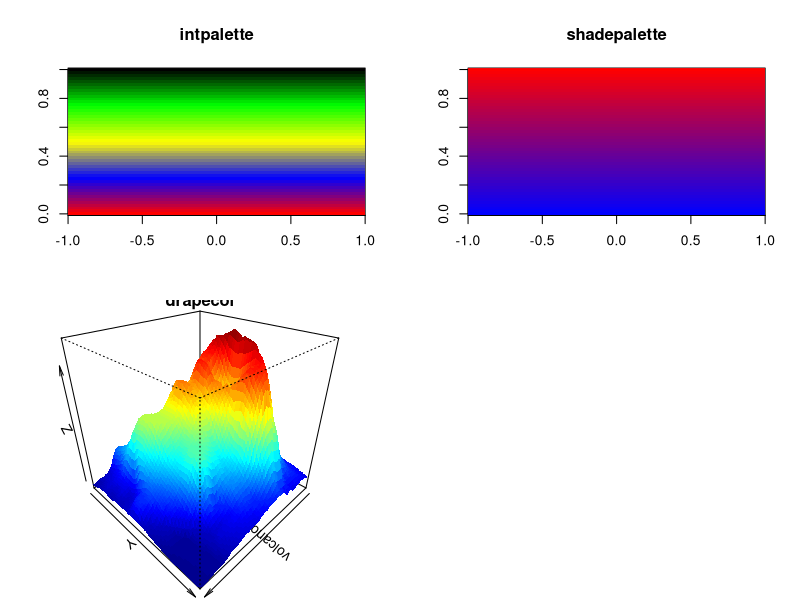
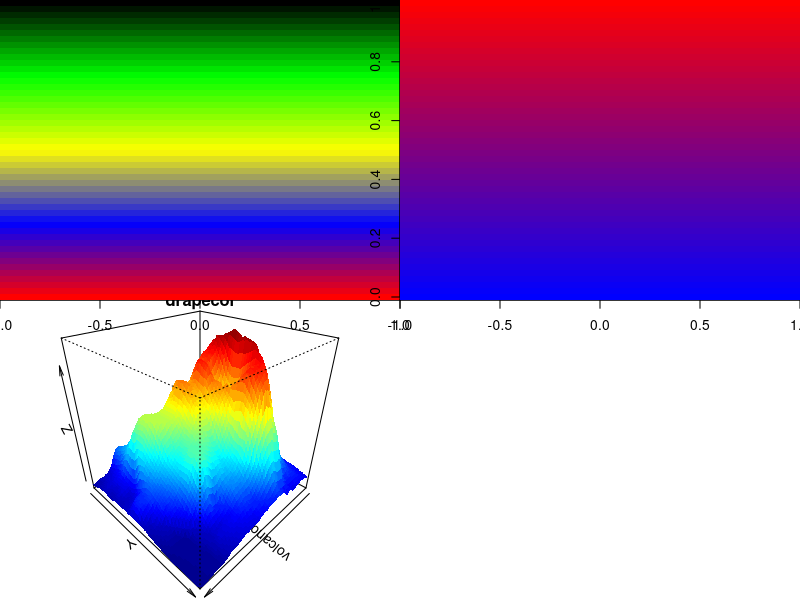
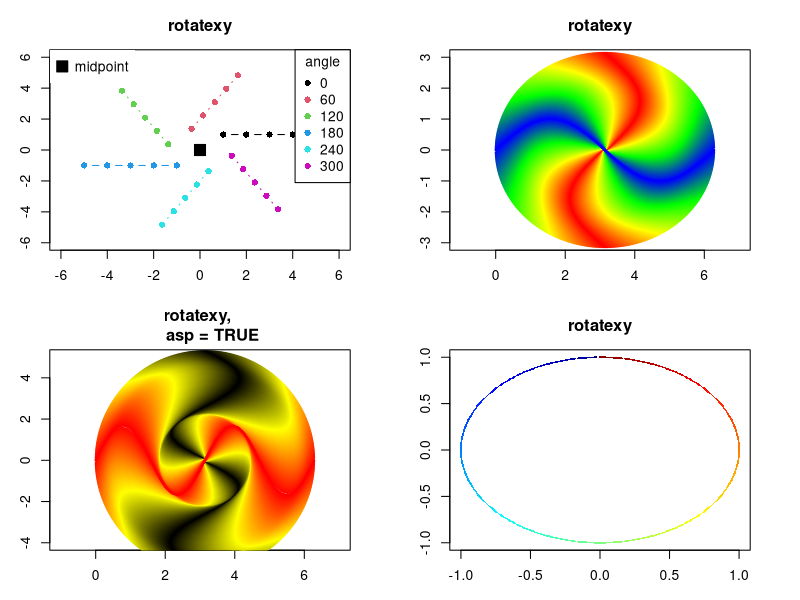
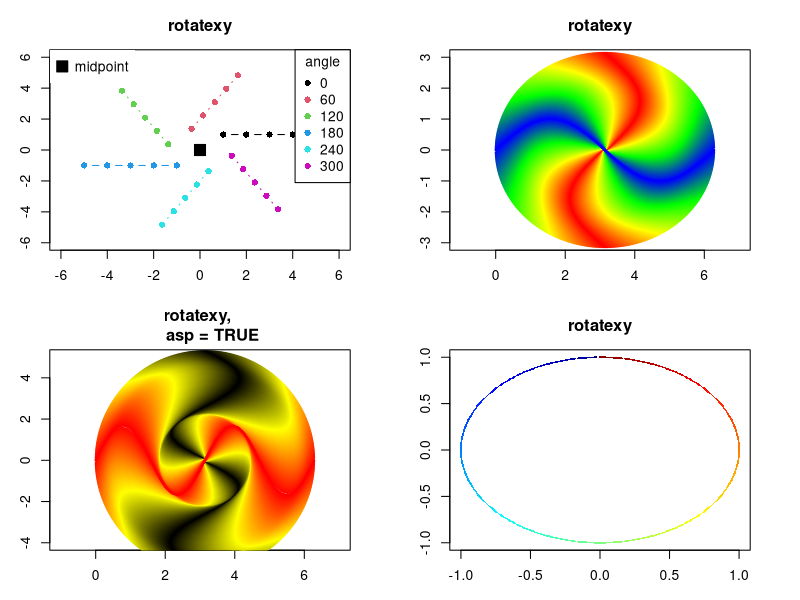
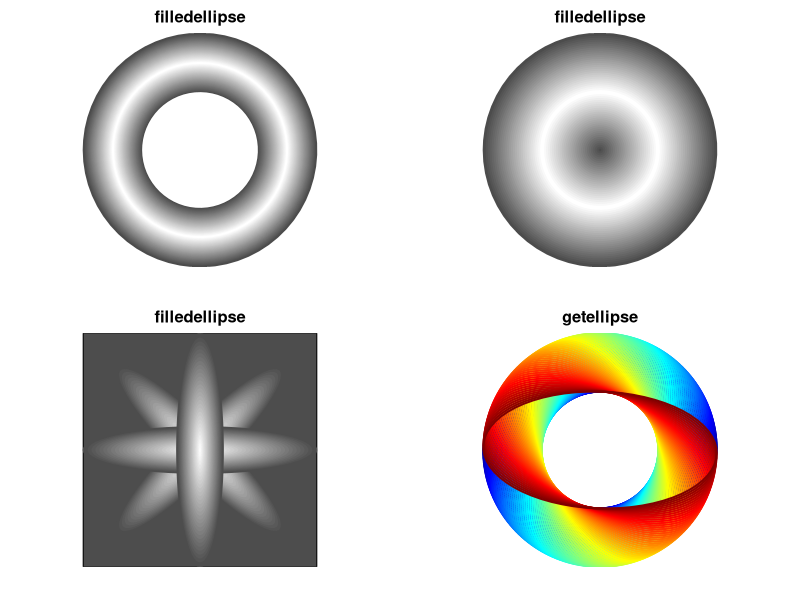
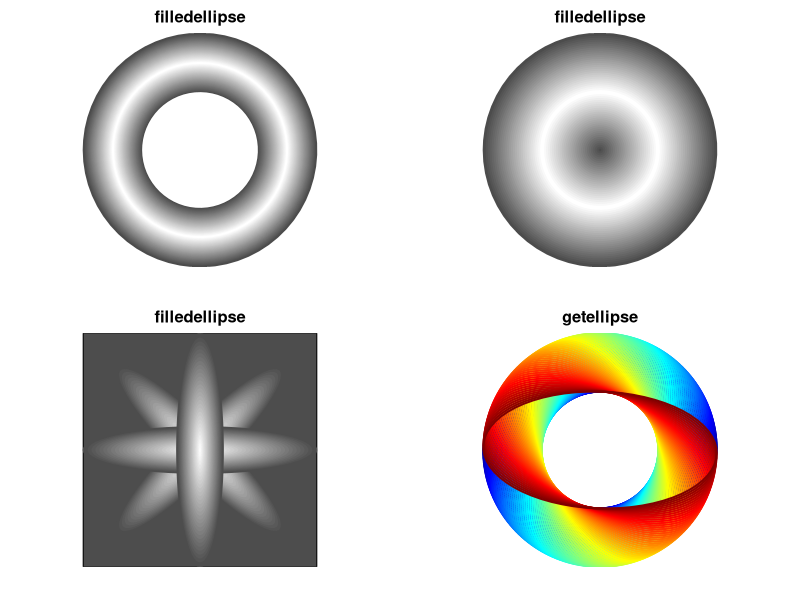
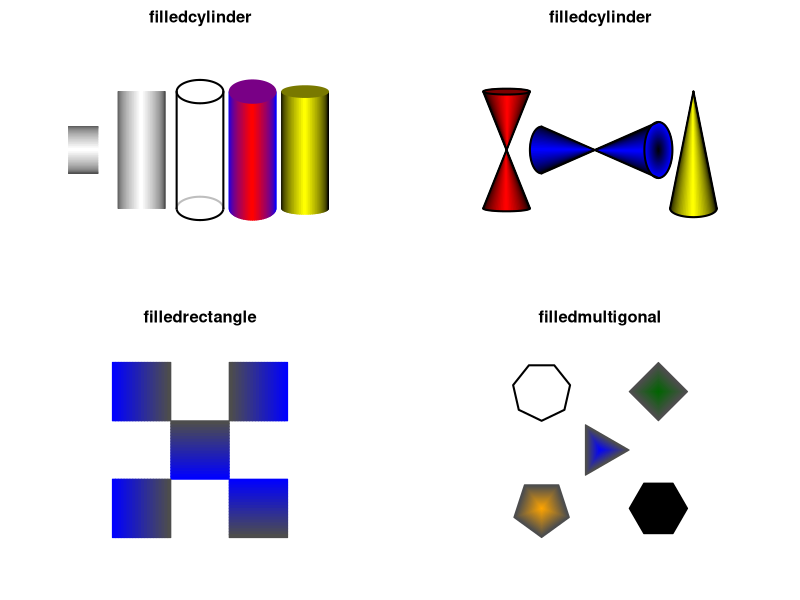
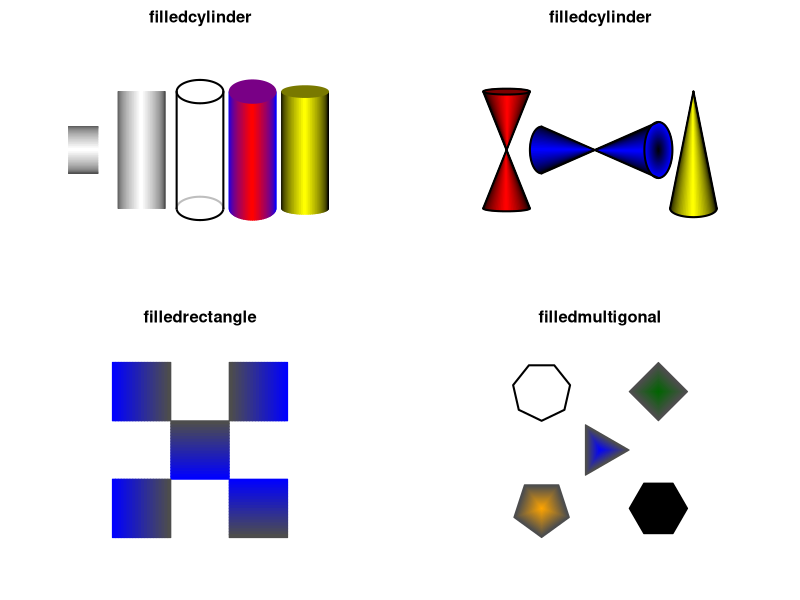

Recreate these plots in R, in order.
### R code from vignette source 'shape.Rnw'

###################################################
### code chunk number 1: preliminaries
###################################################
library("shape")
options(prompt = "> ")
options(width=90)


###################################################
### code chunk number 2: s1
###################################################
par(mfrow = c(2, 2))
image(matrix(nrow = 1, ncol = 50, data = 1:50), 
      main = "intpalette", 
      col = intpalette(c("red", "blue", "yellow", "green", "black"), 
      numcol = 50))
#
shadepalette(n = 10, "white", "black")
#
image(matrix(nrow = 1, ncol = 50, data = 1:50), 
      col = shadepalette(50, "red", "blue"), 
      main = "shadepalette")
#
par(mar = c(0, 0, 0, 0))
persp(volcano, theta =  135, phi = 30, col = drapecol(volcano), 
       main = "drapecol", border = NA)


###################################################
### code chunk number 3: s1
###################################################
par(mfrow = c(2, 2))
image(matrix(nrow = 1, ncol = 50, data = 1:50), 
      main = "intpalette", 
      col = intpalette(c("red", "blue", "yellow", "green", "black"), 
      numcol = 50))
#
shadepalette(n = 10, "white", "black")
#
image(matrix(nrow = 1, ncol = 50, data = 1:50), 
      col = shadepalette(50, "red", "blue"), 
      main = "shadepalette")
#
par(mar = c(0, 0, 0, 0))
persp(volcano, theta =  135, phi = 30, col = drapecol(volcano), 
       main = "drapecol", border = NA)


###################################################
### code chunk number 4: s2
###################################################
par(mfrow = c(2, 2), mar = c(3, 3, 3, 3))
#
# rotating points on a line
#
xy <- matrix(ncol = 2, data = c(1:5, rep(1, 5)))
plot(xy, xlim = c(-6, 6), ylim = c(-6, 6), type = "b", 
     pch = 16, main = "rotatexy", col = 1)
for (i in 1:5) 
  points(rotatexy(xy, mid = c(0, 0), angle = 60*i), 
         col = i+1, type = "b", pch = 16)
points(0, 0, cex = 2, pch = 22, bg = "black")
legend("topright", legend = 60*(0:5), col = 1:6, pch = 16, 
       title = "angle")
legend("topleft", legend = "midpoint", pt.bg = "black", 
       pt.cex = 2, pch = 22, box.lty = 0)
#
# rotating lines..
#
x <- seq(0, 2*pi, pi/20)
y <- sin(x)
cols <- intpalette(c("blue", "green", "yellow", "red"), n = 125)
cols <- c(cols, rev(cols))
plot(x, y, type = "l", ylim = c(-3, 3), main = "rotatexy", 
     col = cols[1], lwd = 2, xlim = c(-1, 7))
for (i in 2:250) 
  lines(rotatexy(cbind(x, y), angle = 0.72*i), col = cols[i], lwd = 2)
#
#
x <- seq(0, 2*pi, pi/20)
y <- sin(x*2)
cols <- intpalette(c("red", "yellow", "black"), n = 125)
cols <- c(cols, rev(cols))
plot(x, y, type = "l", ylim = c(-4, 5), main = "rotatexy, 
     asp = TRUE", col = cols[1], lwd = 2, xlim = c(-1, 7))
for (i in 2:250) 
  lines(rotatexy(cbind(x, y), angle = 0.72*i, asp = TRUE), 
  col = cols[i], lwd = 2)
#
# rotating points
#
cols <- femmecol(500)
plot(x, y, xlim = c(-1, 1), ylim = c(-1, 1), main = "rotatexy", 
     col = cols[1], type = "n")
for (i in 2:500) {
  xy <- rotatexy(c(0, 1), angle = 0.72*i,  mid = c(0, 0))
  points(xy[1], xy[2], col = cols[i], pch = ".", cex = 2)
}



###################################################
### code chunk number 5: s2
###################################################
par(mfrow = c(2, 2), mar = c(3, 3, 3, 3))
#
# rotating points on a line
#
xy <- matrix(ncol = 2, data = c(1:5, rep(1, 5)))
plot(xy, xlim = c(-6, 6), ylim = c(-6, 6), type = "b", 
     pch = 16, main = "rotatexy", col = 1)
for (i in 1:5) 
  points(rotatexy(xy, mid = c(0, 0), angle = 60*i), 
         col = i+1, type = "b", pch = 16)
points(0, 0, cex = 2, pch = 22, bg = "black")
legend("topright", legend = 60*(0:5), col = 1:6, pch = 16, 
       title = "angle")
legend("topleft", legend = "midpoint", pt.bg = "black", 
       pt.cex = 2, pch = 22, box.lty = 0)
#
# rotating lines..
#
x <- seq(0, 2*pi, pi/20)
y <- sin(x)
cols <- intpalette(c("blue", "green", "yellow", "red"), n = 125)
cols <- c(cols, rev(cols))
plot(x, y, type = "l", ylim = c(-3, 3), main = "rotatexy", 
     col = cols[1], lwd = 2, xlim = c(-1, 7))
for (i in 2:250) 
  lines(rotatexy(cbind(x, y), angle = 0.72*i), col = cols[i], lwd = 2)
#
#
x <- seq(0, 2*pi, pi/20)
y <- sin(x*2)
cols <- intpalette(c("red", "yellow", "black"), n = 125)
cols <- c(cols, rev(cols))
plot(x, y, type = "l", ylim = c(-4, 5), main = "rotatexy, 
     asp = TRUE", col = cols[1], lwd = 2, xlim = c(-1, 7))
for (i in 2:250) 
  lines(rotatexy(cbind(x, y), angle = 0.72*i, asp = TRUE), 
  col = cols[i], lwd = 2)
#
# rotating points
#
cols <- femmecol(500)
plot(x, y, xlim = c(-1, 1), ylim = c(-1, 1), main = "rotatexy", 
     col = cols[1], type = "n")
for (i in 2:500) {
  xy <- rotatexy(c(0, 1), angle = 0.72*i,  mid = c(0, 0))
  points(xy[1], xy[2], col = cols[i], pch = ".", cex = 2)
}



###################################################
### code chunk number 6: s3
###################################################
par(mfrow = c(2, 2), mar = c(2, 2, 2, 2))
emptyplot(c(-1, 1))
col <- c(rev(greycol(n = 30)), greycol(30))
filledellipse(rx1 = 1, rx2 = 0.5, dr = 0.1, col = col)
title("filledellipse")
#
emptyplot(c(-1, 1), c(-1, 1))
filledellipse(col = col, dr = 0.1)
title("filledellipse")
#
color <-gray(seq(1, 0.3, length.out = 30))
emptyplot(xlim = c(-2, 2), ylim = c(-2, 2), col = color[length(color)])
filledellipse(rx1 = 2, ry1 = 0.4, col = color, angle = 45, dr = 0.1)
filledellipse(rx1 = 2, ry1 = 0.4, col = color, angle = -45, dr = 0.1)
filledellipse(rx1 = 2, ry1 = 0.4, col = color, angle = 0, dr = 0.1)
filledellipse(rx1 = 2, ry1 = 0.4, col = color, angle = 90, dr = 0.1)
title("filledellipse")
#
emptyplot(main = "getellipse")
col <-femmecol(90)
for (i in seq(0, 180, by = 2))
  lines(getellipse(0.5, 0.25, mid = c(0.5, 0.5), angle = i, dr = 0.1), 
        type = "l", col = col[(i/2)+1], lwd = 2)


###################################################
### code chunk number 7: s3
###################################################
par(mfrow = c(2, 2), mar = c(2, 2, 2, 2))
emptyplot(c(-1, 1))
col <- c(rev(greycol(n = 30)), greycol(30))
filledellipse(rx1 = 1, rx2 = 0.5, dr = 0.1, col = col)
title("filledellipse")
#
emptyplot(c(-1, 1), c(-1, 1))
filledellipse(col = col, dr = 0.1)
title("filledellipse")
#
color <-gray(seq(1, 0.3, length.out = 30))
emptyplot(xlim = c(-2, 2), ylim = c(-2, 2), col = color[length(color)])
filledellipse(rx1 = 2, ry1 = 0.4, col = color, angle = 45, dr = 0.1)
filledellipse(rx1 = 2, ry1 = 0.4, col = color, angle = -45, dr = 0.1)
filledellipse(rx1 = 2, ry1 = 0.4, col = color, angle = 0, dr = 0.1)
filledellipse(rx1 = 2, ry1 = 0.4, col = color, angle = 90, dr = 0.1)
title("filledellipse")
#
emptyplot(main = "getellipse")
col <-femmecol(90)
for (i in seq(0, 180, by = 2))
  lines(getellipse(0.5, 0.25, mid = c(0.5, 0.5), angle = i, dr = 0.1), 
        type = "l", col = col[(i/2)+1], lwd = 2)


###################################################
### code chunk number 8: s4
###################################################
par(mfrow = c(2, 2), mar = c(2, 2, 2, 2))
#
# simple cylinders
emptyplot(c(-1.2, 1.2), c(-1, 1), main = "filledcylinder")
col  <- c(rev(greycol(n = 20)), greycol(n = 20))
col2 <- shadepalette("red", "blue", n = 20)
col3 <- shadepalette("yellow", "black", n = 20)
filledcylinder(rx = 0., ry = 0.2, len = 0.25, angle = 0, 
         col = col, mid = c(-1, 0), dr = 0.1)
filledcylinder(rx = 0.0, ry = 0.2, angle = 90, col = col, 
         mid = c(-0.5, 0), dr = 0.1)
filledcylinder(rx = 0.1, ry = 0.2, angle = 90, col = c(col2, rev(col2)), 
         mid = c(0.45, 0), topcol = col2[10], dr = 0.1)
filledcylinder(rx = 0.05, ry = 0.2, angle = 90, col = c(col3, rev(col3)), 
         mid = c(0.9, 0), topcol = col3[10], dr = 0.1)
filledcylinder(rx = 0.1, ry = 0.2, angle = 90, col = "white", 
         lcol = "black", lcolint = "grey", dr = 0.1)
#
# more complex cylinders
emptyplot(c(-1, 1), c(-1, 1), main = "filledcylinder")
col  <- shadepalette("blue", "black", n = 20)
col2 <- shadepalette("red", "black", n = 20)
col3 <- shadepalette("yellow", "black", n = 20)
filledcylinder(rx = 0.025, ry = 0.2, angle = 90, 
         col = c(col2, rev(col2)), dr = 0.1, mid = c(-0.8, 0), 
         topcol = col2[10], delt = -1., lcol = "black")
filledcylinder(rx = 0.1, ry = 0.2, angle = 00, 
         col = c(col, rev(col)), dr = 0.1, mid = c(0.0, 0.0),  
         topcol = col, delt = -1.2, lcol = "black")
filledcylinder(rx = 0.075, ry = 0.2, angle = 90, 
         col = c(col3, rev(col3)), dr = 0.1, mid = c(0.8, 0), 
         topcol = col3[10], delt = 0.0, lcol = "black")
#
# rectangles
color <- shadepalette(grey(0.3), "blue", n = 20)
emptyplot(c(-1, 1), main = "filledrectangle")
filledrectangle(wx = 0.5, wy = 0.5, col = color, 
                mid = c(0, 0), angle = 0)
filledrectangle(wx = 0.5, wy = 0.5, col = color, 
                mid = c(0.5, 0.5), angle = 90)
filledrectangle(wx = 0.5, wy = 0.5, col = color, 
                mid = c(-0.5, -0.5), angle = -90)
filledrectangle(wx = 0.5, wy = 0.5, col = color, 
                mid = c(0.5, -0.5), angle = 180)
filledrectangle(wx = 0.5, wy = 0.5, col = color, 
                mid = c(-0.5, 0.5), angle = 270)
#
# multigonal
color <- shadepalette(grey(0.3), "blue", n = 20)
emptyplot(c(-1, 1))
filledmultigonal(rx = 0.25, ry = 0.25, 
                 col = shadepalette(grey(0.3), "blue", n = 20), 
                 nr = 3, mid = c(0, 0), angle = 0)
filledmultigonal(rx = 0.25, ry = 0.25, 
                 col = shadepalette(grey(0.3), "darkgreen", n = 20), 
                 nr = 4, mid = c(0.5, 0.5), angle = 90)
filledmultigonal(rx = 0.25, ry = 0.25, 
                 col = shadepalette(grey(0.3), "orange", n = 20), 
                 nr = 5, mid = c(-0.5, -0.5), angle = -90)
filledmultigonal(rx = 0.25, ry = 0.25, col = "black", 
                 nr = 6, mid = c(0.5, -0.5), angle = 180)
filledmultigonal(rx = 0.25, ry = 0.25, col = "white", lcol = "black", 
                 nr = 7, mid = c(-0.5, 0.5), angle = 270)
title("filledmultigonal")



###################################################
### code chunk number 9: s4
###################################################
par(mfrow = c(2, 2), mar = c(2, 2, 2, 2))
#
# simple cylinders
emptyplot(c(-1.2, 1.2), c(-1, 1), main = "filledcylinder")
col  <- c(rev(greycol(n = 20)), greycol(n = 20))
col2 <- shadepalette("red", "blue", n = 20)
col3 <- shadepalette("yellow", "black", n = 20)
filledcylinder(rx = 0., ry = 0.2, len = 0.25, angle = 0, 
         col = col, mid = c(-1, 0), dr = 0.1)
filledcylinder(rx = 0.0, ry = 0.2, angle = 90, col = col, 
         mid = c(-0.5, 0), dr = 0.1)
filledcylinder(rx = 0.1, ry = 0.2, angle = 90, col = c(col2, rev(col2)), 
         mid = c(0.45, 0), topcol = col2[10], dr = 0.1)
filledcylinder(rx = 0.05, ry = 0.2, angle = 90, col = c(col3, rev(col3)), 
         mid = c(0.9, 0), topcol = col3[10], dr = 0.1)
filledcylinder(rx = 0.1, ry = 0.2, angle = 90, col = "white", 
         lcol = "black", lcolint = "grey", dr = 0.1)
#
# more complex cylinders
emptyplot(c(-1, 1), c(-1, 1), main = "filledcylinder")
col  <- shadepalette("blue", "black", n = 20)
col2 <- shadepalette("red", "black", n = 20)
col3 <- shadepalette("yellow", "black", n = 20)
filledcylinder(rx = 0.025, ry = 0.2, angle = 90, 
         col = c(col2, rev(col2)), dr = 0.1, mid = c(-0.8, 0), 
         topcol = col2[10], delt = -1., lcol = "black")
filledcylinder(rx = 0.1, ry = 0.2, angle = 00, 
         col = c(col, rev(col)), dr = 0.1, mid = c(0.0, 0.0),  
         topcol = col, delt = -1.2, lcol = "black")
filledcylinder(rx = 0.075, ry = 0.2, angle = 90, 
         col = c(col3, rev(col3)), dr = 0.1, mid = c(0.8, 0), 
         topcol = col3[10], delt = 0.0, lcol = "black")
#
# rectangles
color <- shadepalette(grey(0.3), "blue", n = 20)
emptyplot(c(-1, 1), main = "filledrectangle")
filledrectangle(wx = 0.5, wy = 0.5, col = color, 
                mid = c(0, 0), angle = 0)
filledrectangle(wx = 0.5, wy = 0.5, col = color, 
                mid = c(0.5, 0.5), angle = 90)
filledrectangle(wx = 0.5, wy = 0.5, col = color, 
                mid = c(-0.5, -0.5), angle = -90)
filledrectangle(wx = 0.5, wy = 0.5, col = color, 
                mid = c(0.5, -0.5), angle = 180)
filledrectangle(wx = 0.5, wy = 0.5, col = color, 
                mid = c(-0.5, 0.5), angle = 270)
#
# multigonal
color <- shadepalette(grey(0.3), "blue", n = 20)
emptyplot(c(-1, 1))
filledmultigonal(rx = 0.25, ry = 0.25, 
                 col = shadepalette(grey(0.3), "blue", n = 20), 
                 nr = 3, mid = c(0, 0), angle = 0)
filledmultigonal(rx = 0.25, ry = 0.25, 
                 col = shadepalette(grey(0.3), "darkgreen", n = 20), 
                 nr = 4, mid = c(0.5, 0.5), angle = 90)
filledmultigonal(rx = 0.25, ry = 0.25, 
                 col = shadepalette(grey(0.3), "orange", n = 20), 
                 nr = 5, mid = c(-0.5, -0.5), angle = -90)
filledmultigonal(rx = 0.25, ry = 0.25, col = "black", 
                 nr = 6, mid = c(0.5, -0.5), angle = 180)
filledmultigonal(rx = 0.25, ry = 0.25, col = "white", lcol = "black", 
                 nr = 7, mid = c(-0.5, 0.5), angle = 270)
title("filledmultigonal")



###################################################
### code chunk number 10: s5
###################################################
par(mfrow = c(2, 2), mar = c(2, 2, 2, 2))
#an egg
color <- greycol(30)
emptyplot(c(-3.2, 3.2), col = color[length(color)], 
          main = "filledshape")
b <- 4
a <- 9
x      <- seq(-sqrt(a), sqrt(a), by = 0.1)
g      <- b-b/a*x^2-0.2*b*x+0.2*b/a*x^3
g[g<0] <- 0
x1     <- c(x, rev(x))
g1     <- c(sqrt(g), rev(-sqrt(g)))
xouter <- cbind(x1, g1)
xouter <- rbind(xouter, xouter[1, ])
filledshape(xouter, xyinner = c(-1, 0), col = color)
#
# a mill
color <- shadepalette(grey(0.3), "yellow", n = 20)
emptyplot(c(-3.3, 3.3), col = color[length(color)], 
          main = "filledshape")
x <- seq(0, 0.8*pi, pi/20)
y <- sin(x)
xouter <- cbind(x, y)
for (i in seq(0, 360, 60))
  xouter <- rbind(xouter, 
                  rotatexy(cbind(x, y), mid = c(0, 0), angle = i))
filledshape(xouter, c(0, 0), col = color)
#
# abstract art
emptyplot(col = "darkgrey", main = "filledshape")
filledshape(matrix(nc = 2, runif(80)), col = "darkblue")
#
emptyplot(col = "darkgrey", main = "filledshape")
filledshape(matrix(nc = 2, runif(80)), 
            col = shadepalette(20, "darkred", "darkblue"))


###################################################
### code chunk number 11: s5
###################################################
par(mfrow = c(2, 2), mar = c(2, 2, 2, 2))
#an egg
color <- greycol(30)
emptyplot(c(-3.2, 3.2), col = color[length(color)], 
          main = "filledshape")
b <- 4
a <- 9
x      <- seq(-sqrt(a), sqrt(a), by = 0.1)
g      <- b-b/a*x^2-0.2*b*x+0.2*b/a*x^3
g[g<0] <- 0
x1     <- c(x, rev(x))
g1     <- c(sqrt(g), rev(-sqrt(g)))
xouter <- cbind(x1, g1)
xouter <- rbind(xouter, xouter[1, ])
filledshape(xouter, xyinner = c(-1, 0), col = color)
#
# a mill
color <- shadepalette(grey(0.3), "yellow", n = 20)
emptyplot(c(-3.3, 3.3), col = color[length(color)], 
          main = "filledshape")
x <- seq(0, 0.8*pi, pi/20)
y <- sin(x)
xouter <- cbind(x, y)
for (i in seq(0, 360, 60))
  xouter <- rbind(xouter, 
                  rotatexy(cbind(x, y), mid = c(0, 0), angle = i))
filledshape(xouter, c(0, 0), col = color)
#
# abstract art
emptyplot(col = "darkgrey", main = "filledshape")
filledshape(matrix(nc = 2, runif(80)), col = "darkblue")
#
emptyplot(col = "darkgrey", main = "filledshape")
filledshape(matrix(nc = 2, runif(80)), 
            col = shadepalette(20, "darkred", "darkblue"))


###################################################
### code chunk number 12: s6
###################################################
par(mfrow = c(2, 2), mar = c(2, 2, 2, 2))
xlim <- c(-5 , 5)
ylim <- c(-10, 10)
x0<-runif(100, xlim[1], xlim[2])
y0<-runif(100, ylim[1], ylim[2])
x1<-x0+runif(100, -2, 2)
y1<-y0+runif(100, -2, 2)
size <- 0.4
plot(0, type = "n", xlim = xlim, ylim = ylim)
Arrows(x0, y0, x1, y1, arr.length = size, arr.type = "triangle", 
  arr.col = rainbow(runif(100, 1, 20)))
title("Arrows")
#
# arrow heads
#
ang  <- runif(100, -360, 360)
plot(0, type = "n", xlim = xlim, ylim = ylim)
Arrowhead(x0, y0, ang, arr.length = size, arr.type = "curved", 
  arr.col = rainbow(runif(100, 1, 20)))
title("Arrowhead")
#
# Lotka-Volterra competition model
#
r1    <- 3              # parameters
r2    <- 2
K1    <- 1.5
K2    <- 2
alf12 <- 1
alf21 <- 2

xlim   <- c(0, 1.5)
ylim   <- c(0, 2  )
par(mar = c(5, 4, 4, 2))
plot  (0,  type = "l", lwd = 3,    # 1st isocline
       main = "Lotka-Volterra competition", 
       xlab = "N1", ylab = "N2", xlim = xlim, ylim = ylim)

gx <- seq(0, 1.5, len = 30)
gy <- seq(0, 2, len = 30)
N  <- as.matrix(expand.grid(x = gx, y = gy))

dN1 <- r1*N[, 1]*(1-(N[, 1]+alf12* N[, 2])/K1)
dN2 <- r2*N[, 2]*(1-(N[, 2]+alf21* N[, 1])/K2)
dt  <- 0.01
Arrows(N[, 1], N[, 2], N[, 1]+dt*dN1, N[, 2]+dt*dN2, arr.len = 0.08, 
 lcol = "darkblue", arr.type = "triangle")
points(x = c(0, 0, 1.5, 0.5), y = c(0, 2, 0, 1), pch = 22, cex = 2, 
  bg = c("white", "black", "black", "grey"))



###################################################
### code chunk number 13: s6
###################################################
par(mfrow = c(2, 2), mar = c(2, 2, 2, 2))
xlim <- c(-5 , 5)
ylim <- c(-10, 10)
x0<-runif(100, xlim[1], xlim[2])
y0<-runif(100, ylim[1], ylim[2])
x1<-x0+runif(100, -2, 2)
y1<-y0+runif(100, -2, 2)
size <- 0.4
plot(0, type = "n", xlim = xlim, ylim = ylim)
Arrows(x0, y0, x1, y1, arr.length = size, arr.type = "triangle", 
  arr.col = rainbow(runif(100, 1, 20)))
title("Arrows")
#
# arrow heads
#
ang  <- runif(100, -360, 360)
plot(0, type = "n", xlim = xlim, ylim = ylim)
Arrowhead(x0, y0, ang, arr.length = size, arr.type = "curved", 
  arr.col = rainbow(runif(100, 1, 20)))
title("Arrowhead")
#
# Lotka-Volterra competition model
#
r1    <- 3              # parameters
r2    <- 2
K1    <- 1.5
K2    <- 2
alf12 <- 1
alf21 <- 2

xlim   <- c(0, 1.5)
ylim   <- c(0, 2  )
par(mar = c(5, 4, 4, 2))
plot  (0,  type = "l", lwd = 3,    # 1st isocline
       main = "Lotka-Volterra competition", 
       xlab = "N1", ylab = "N2", xlim = xlim, ylim = ylim)

gx <- seq(0, 1.5, len = 30)
gy <- seq(0, 2, len = 30)
N  <- as.matrix(expand.grid(x = gx, y = gy))

dN1 <- r1*N[, 1]*(1-(N[, 1]+alf12* N[, 2])/K1)
dN2 <- r2*N[, 2]*(1-(N[, 2]+alf21* N[, 1])/K2)
dt  <- 0.01
Arrows(N[, 1], N[, 2], N[, 1]+dt*dN1, N[, 2]+dt*dN2, arr.len = 0.08, 
 lcol = "darkblue", arr.type = "triangle")
points(x = c(0, 0, 1.5, 0.5), y = c(0, 2, 0, 1), pch = 22, cex = 2, 
  bg = c("white", "black", "black", "grey"))



###################################################
### code chunk number 14: textflag
###################################################
emptyplot()
textflag(mid = c(0.5, 0.5), radx = 0.5, rady = 0.2, 
         lcol = "white",  lab = "hello", cex = 5, font = 2:3)


###################################################
### code chunk number 15: textflag
###################################################
emptyplot()
textflag(mid = c(0.5, 0.5), radx = 0.5, rady = 0.2, 
         lcol = "white",  lab = "hello", cex = 5, font = 2:3)


